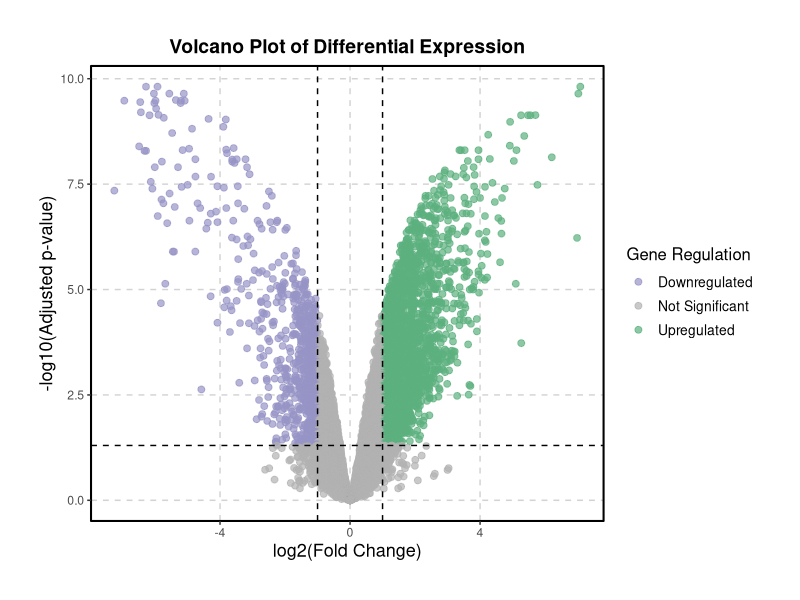

Here is the R script that generated this plot:
# 设置工作目录 (可选，如果数据文件在当前工作目录下则不需要)
setwd("F:/R") 

# 加载必要的R包
library(limma)
library(ggplot2)

# 1. 数据读取
# 读取基因表达数据，假设文件名为 "Data_Processing.csv"，将第一行作为列名，将第一列作为行名。
#==========================================================================================================================================================
#header = TRUE (列名/表头):
#如果 CSV 文件第一行是列名,务必设置 header = TRUE,否则 R 会将列名当作数据。
#row.names = 1 (行名):
#row.names 可以是数字,表示第几列是行名；也可以是字符串,表示列名是什么。例如,如果行名在名为 "ID" 的列中,可以使用 row.names = "ID"。
#重要提示：当使用 row.names = 1 时,R 会将第一列作为行名,并且这一列将不再作为数据的一部分出现在数据框中。这意味着数据框的列数会比 CSV 文件中少一列。
#==========================================================================================================================================================
expression_data <- read.csv("Data_Processing.csv", header = TRUE, row.names = 1)

# 定义样本分组信息，假设前 5 个样本是 Group1，后 5 个样本是 Group2
group <- factor(c(rep("Group1", 5), rep("Group2", 5)))

# 检查分组信息长度是否与样本数一致
if (length(group) != ncol(expression_data)) {
  stop("错误: 分组信息的长度与样本数量不匹配！")
}

# 2. 差异表达分析
# 构建设计矩阵
design <- model.matrix(~ group)

# 拟合线性模型
fit <- lmFit(expression_data, design)

# 定义对比矩阵：比较 Group2 和 Group1
contrast.matrix <- makeContrasts(Group2vsGroup1 = groupGroup2, levels = design)

# 将对比应用于线性模型
fit2 <- contrasts.fit(fit, contrast.matrix)

# 计算经验贝叶斯统计量
fit2 <- eBayes(fit2)

# 获取差异表达分析结果，使用 BH 方法进行多重比较校正，并显示所有基因的结果
results <- topTable(fit2, coef = "Group2vsGroup1", adjust.method = "BH", number = Inf)

# 设置筛选标准：Fold Change 的绝对值大于 log2(2)=1，校正后的 p 值小于 0.05
fold_change_cutoff <- 2
adj_p_cutoff <- 0.05

# 根据 Fold Change 和校正后的 p 值筛选显著差异表达基因 (DEGs)
degs <- results[
  (results$adj.P.Val < adj_p_cutoff) & (abs(results$logFC) > log2(fold_change_cutoff)),
]

# 将筛选出的 DEGs 保存到文件 "Gene_DEGs.csv"
write.csv(degs, file = "Gene_DEGs.csv", row.names = TRUE)

# 3. 火山图绘制
# 准备火山图数据
volcano_data <- data.frame(
  logFC = results$logFC,
  negLogPval = -log10(results$adj.P.Val),
  Gene = rownames(results),
  Regulation = ifelse(
    results$adj.P.Val >= adj_p_cutoff | abs(results$logFC) <= log2(fold_change_cutoff),
    "Not Significant",  # 非显著基因
    ifelse(
      results$logFC > log2(fold_change_cutoff),
      "Upregulated",  # 上调基因
      "Downregulated"  # 下调基因
    )
  )
)

# 绘制火山图
volcano_plot <- ggplot(volcano_data, aes(x = logFC, y = negLogPval, color = Regulation)) +
  geom_point(alpha = 0.7, size = 2) +
  scale_color_manual(values = c(
    "Not Significant" = "#b2b2b2",
    "Upregulated" = "#5cb07f",
    "Downregulated" = "#9793c6"
  )) +
  theme_classic() +
  labs(
    x = "log2(Fold Change)",
    y = "-log10(Adjusted p-value)",
    title = "Volcano Plot of Differential Expression",
    color = "Gene Regulation"
  ) +
  geom_hline(yintercept = -log10(adj_p_cutoff), linetype = "dashed", color = "black") +
  geom_vline(xintercept = c(-log2(fold_change_cutoff), log2(fold_change_cutoff)), linetype = "dashed", color = "black") +
  theme(
    plot.title = element_text(hjust = 0.5, size = 14, face = "bold"),
    axis.title = element_text(size = 13),
    legend.title = element_text(size = 12),
    legend.text = element_text(size = 10),
    panel.grid.major = element_line(color = "lightgray", linetype = "dashed"),
    panel.grid.minor = element_blank(),
    panel.border = element_rect(color = "black", fill = NA, size = 0.7),
    plot.margin = margin(1, 1, 1, 1, "cm") #增加图片边距，防止标签显示不完全
  ) +
  coord_cartesian(clip = "off") # 使用 coord_cartesian 函数并设置 clip = "off"，允许标签溢出坐标系

# 保存火山图
ggsave("Avolcano.png", plot = volcano_plot, width = 6, height = 7, dpi = 600)

# 4. 结果输出和保存
# 统计上调、下调和非显著基因的数量
num_upregulated_genes <- sum(volcano_data$Regulation == "Upregulated")
num_downregulated_genes <- sum(volcano_data$Regulation == "Downregulated")
num_not_significant_genes <- sum(volcano_data$Regulation == "Not Significant")

# 输出统计结果
cat("上调基因的数量为:", num_upregulated_genes, "\n")
cat("下调基因的数量为:", num_downregulated_genes, "\n")
cat("非显著基因的数量为:", num_not_significant_genes, "\n")

# 将上调和下调基因保存到文件
regulated_genes <- subset(volcano_data, Regulation %in% c("Upregulated", "Downregulated"))
write.csv(regulated_genes, file = "regulated_genes.csv", row.names = FALSE)
cat("上调基因和下调基因已保存到 regulated_genes.csv 文件中。\n")

# 将非显著基因保存到文件
not_significant_genes <- subset(volcano_data, Regulation == "Not Significant")
write.csv(not_significant_genes, file = "not_significant_genes.csv", row.names = FALSE) 
cat("非显著基因已保存到 not_significant_genes.csv 文件中。\n")
